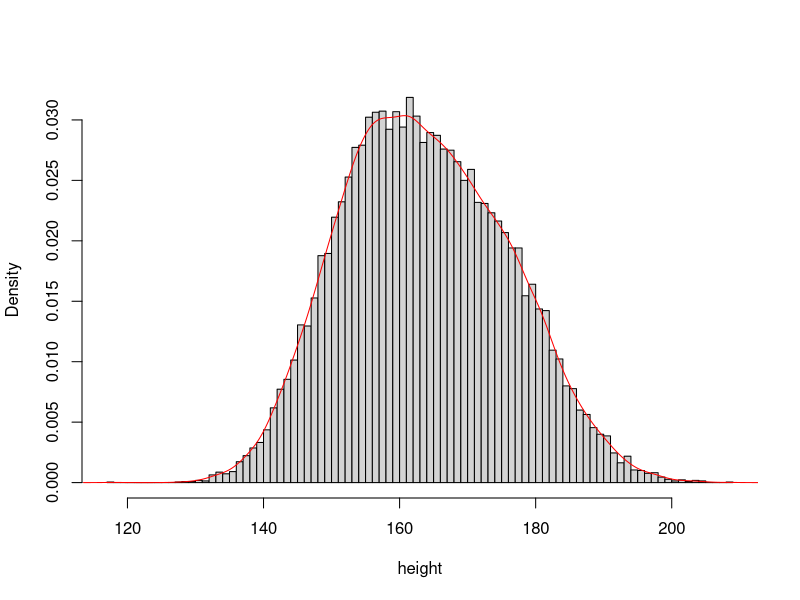
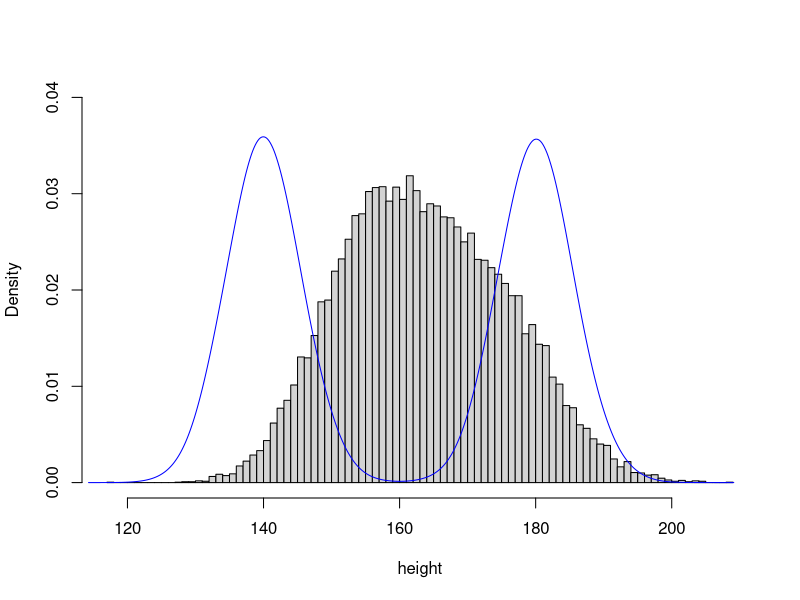

Here is the R script that generated these plots, in order: (Note: this script raises an error after producing the figures.)
set.seed(1000)
height<-c(rnorm(12000,171,10),rnorm(10000,155,8))
hist(height,breaks=100,prob=T,main="")
lines(density(height),col="red")


mu1<-140
mu2<-180
sd1<-5
sd2<-5
w<-0.5
diff<-1
sim<-c(rnorm(22000*w,mu2,sd2),rnorm(22000*(1-w),mu1,sd1))
hist(height,breaks=100,prob=T,main="",ylim=c(0,.04))
lines(density(sim),col="blue")

dens1<-dnorm(height,mu1,sd1)
dens2<-dnorm(height,mu2,sd2)
likelihood<--sum(log(max(dens1*(1-sex),dens2*sex)))

#E step
sex<-rep(0,22000)
sex[runif(22000)>dens1*(1-w)/(dens1*(1-w)+dens2*w)]<-1
par(mfrow=c(1,1))
hist(height[sex==0],breaks=100,prob=T,main="",xlim=c(120,200),ylim=c(0,0.08),xlab="Female")
lines(density(height[sex==0]))
hist(height[sex==1],breaks=100,prob=T,main="",xlim=c(120,200),ylim=c(0,0.08),xlab="Male")
lines(density(height[sex==1]))


#M step
w<-mean(sex)
mu1<-mean(height[sex==0])
mu2<-mean(height[sex==1])
sd1<-sd(height[sex==0])
sd2<-sd(height[sex==1])
c(mu1,mu2,sd1,sd2,w)

sim<-c(rnorm(22000*w,mu2,sd2),rnorm(22000*(1-w),mu1,sd1))
hist(height,breaks=100,prob=T,main="",ylim=c(0,.04))
lines(density(sim),col="blue")


#criterion
dens1<-dnorm(height,mu1,sd1)
dens2<-dnorm(height,mu2,sd2)
diff<-abs(-sum(log(max(dens1*(1-sex),dens2*sex)))-likelihood)
likelihood<--sum(log(max(dens1*(1-sex),dens2*sex)))

lp<-1

while(diff>.00001){
  #E step
  sex<-rep(0,22000)
  sex[runif(22000)>dens1*(1-w)/(dens1*(1-w)+dens2*w)]<-1
  #M step
  w<-mean(sex)
  mu1<-mean(height[sex==0])
  mu2<-mean(height[sex==1])
  sd1<-sd(height[sex==0])
  sd2<-sd(height[sex==1])
  #criterion
  dens1<-dnorm(height,mu1,sd1)
  dens2<-dnorm(height,mu2,sd2)
  diff<-abs(-sum(log(max(dens1*(1-sex),dens2*sex)))-likelihood)
  likelihood<--sum(log(max(dens1*(1-sex),dens2*sex)))
  lp<-lp+1
}

c(mu1,mu2,sd1,sd2,w,lp)

